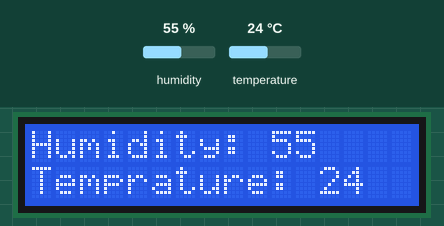
This sketch was run on a simulated Arduino Uno, built with avr-gcc and run on an emulated ATmega328P. Shown: 16×2 character LCD. Inputs (shaded band) come from the test bench; at power-on: humidity 55 %, temperature 24 °C. What the sketch prints to the serial monitor is not drawn.

Above: at 2.7 s.
2.8 s: humidity set to 22 %
At 5.9 s:
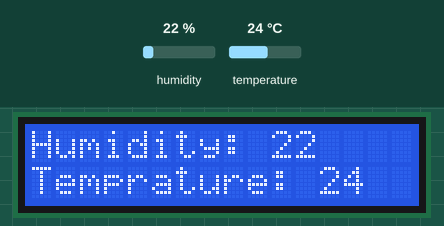
7.6 s: temperature set to 12 °C
At 9.0 s:
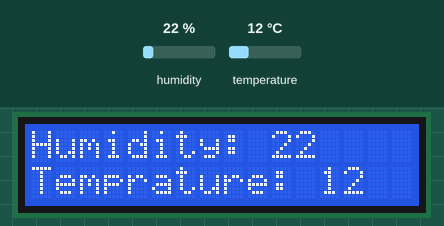
11.9 s: humidity set to 40 %
At 15.1 s:
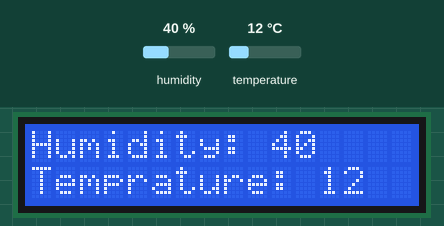
16.8 s: temperature set to 19 °C
At 18.1 s:
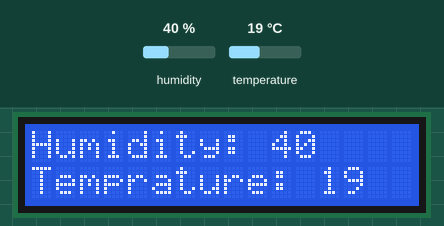
Timing chart, 0 to 19.8 s (numbered marks = the images above; inputs shaded):
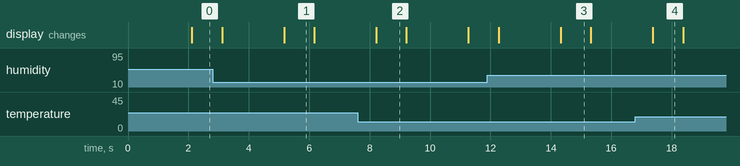

Measured:
- after the input at 2.8 s, the display: first differs from a run without the input after 2.4 s (image 1)
- after the input at 7.6 s, the display: changes after 0.62 s (image 2)
- after the input at 11.9 s, the display: first differs from a run without the input after 2.4 s (image 3)
- after the input at 16.8 s, the display: changes after 0.58 s (image 4)
- what the display in image 1 shows lasts 1.0 s, from 5.2 s to 6.2 s

The sketch:

Humidity.ino
```cpp
#include <LiquidCrystal_I2C.h>
LiquidCrystal_I2C lcd(0x27, 16, 2);
#include "DHT.h"
#define DHTPIN 6
#define DHTTYPE DHT11  // DHT타입을 DHT11로 정의한다
DHT dht(DHTPIN, DHTTYPE); // DHT설정 - dht (6번핀, dht11)
void setup() {
  Serial.begin(9600);
  lcd.begin();
}

void loop() {
  delay(2000);  // 딜레이 2초
  int h = dht.readHumidity(); // 습도 읽어서 변수 h에 저장
  int t = dht.readTemperature(); // 온도 읽어서 변수 t에 저장
  Serial.print("Humidity: ");
  Serial.print(h); // 습도 출력
  Serial.print(" %\t");
  Serial.print("Temperature: ");
  Serial.print(t);  // 온도 출력
  Serial.println(" C");

  lcd.backlight();
  lcd.print("Humidity: ");
  lcd.print(h); // 습도 출력
  lcd.setCursor(0, 1); // 밑 줄에 온도 출력(1행 첫칸)
  lcd.print("Temprature: ");
  lcd.print(t); // 온도 출력
  delay(1000); // 딜레이 1초
  lcd.clear(); // lcd 내용 지우기
}
```
